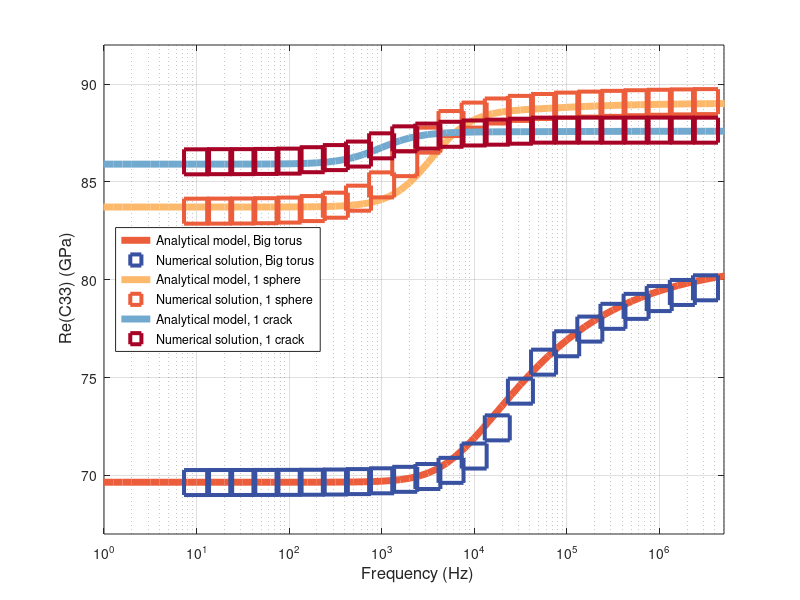
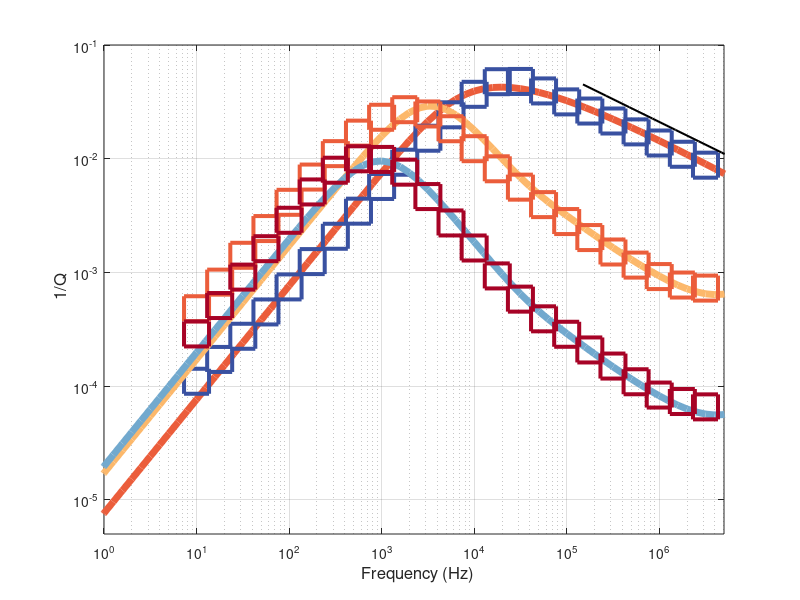

The MATLAB source for these figures, in order:
%%%%%%
% Three_analytical_models: this script can be used to reproduce
% figure 7
% Copyright (C) 2025  Yiwei Chen, Pingchuan Dong and Youheng Zhang

% This is free software: you can redistribute it and/or modify
% it under the terms of the GNU General Public License as published by
% the Free Software Foundation, either version 3 of the License, or
% (at your option) any later version. 

% Please cite us if you use our routine: 
% Yiwei Chen, Pingchuan Dong and Youheng Zhang (2025). 
% An accurate analytical model and application method for squirt flow in anisotropic fractured rocks
% 
clear,clc
%%
%%
%%
%% Analytical model: torus
%%
%%
%%
%% background moduli: (dry) torus in grains. VTI Num 
Cij(1,1) = 87230044269;
Cij(1,2) = 6180414279;
Cij(1,3) = 7068404997;
Cij(2,2) = 87230005255;
Cij(2,3) = 7068426541;
Cij(3,3) = 84040612409;
Cij(4,4) = 38788214253;
Cij(5,5) = 38788240021;
Cij(6,6) = 40421562888;
     for i=1:6
        for j=i:6
      Cij(j,i) = Cij(i,j);
        end
     end
%% moduli: (dry)torus+(dry)crack in grains. VTI Num 
Cij_cr(1,1) = 86959886906;
Cij_cr(1,2) = 5950757722;
Cij_cr(1,3) = 4849479475;
Cij_cr(2,2) = 86957367522;
Cij_cr(2,3) = 4850230042;
Cij_cr(3,3) = 61468382429;
Cij_cr(4,4) = 29247397555;
Cij_cr(5,5) = 29248310700;
Cij_cr(6,6) = 40399653594;
     for i=1:6
        for j=i:6
      Cij_cr(j,i) = Cij_cr(i,j);
        end
     end
%% Zn Zt calculation
Sij     = inv(Cij);
Sij_cr  = inv(Cij_cr);
S_diff  = Sij - Sij_cr;
Z_N     = -S_diff(3,3) ;
Z_T     = -S_diff(4,4);
%%
L                    = 0.2;    % cube length (m)
Volume_L             = L.^3;   % volume (m)
a                    = 0.0005  * 4; % thickness of the crack (cylinder) (m)
b                    = 0.1;    % length of the half crack (m)
Stiff_Pore_volume    = pi*(b/2.5*0.6).^2 * (2*pi*(b + b/2.5*0.6))/4; % torus volume
Compl_pore_Volume    = 1   *  pi*b^2*a/4; % crack volume 
Porosity_Volume      = Stiff_Pore_volume + Compl_pore_Volume; 
Porosity1            = Porosity_Volume./Volume_L;   % total porosity (fraction)
phi_d                = Stiff_Pore_volume./Volume_L; % stiff(torus) porosity (fraction)
phi_c                = Compl_pore_Volume./Volume_L; % crack porosity (fraction)

b                    = 0.1 ;    % length of the half crack (m)
aspect_ratio         = a/(b*2) ; % aspect ratio of the crack (cylinder)
%%
K_g                  = 36.0e9;                   % Grain bulk modulus (Pa)
K_f                  = 4.3e9;                    % fluid bulk modulus (Pa)
eta                  = 1.414;                    % fluid viscosity (Pa * s)
%% validation Zn
Z_Nsat = Z_N./(1 +  Z_N./(phi_c.*(1./(4.3*1e9) - 1./36e9)) );

Cij_cr_Zn = Cij; Sij_cr_Zn=inv(Cij_cr_Zn);
Sij_cr_Zn(3,3) = Sij_cr_Zn(3,3) +1*Z_Nsat + 0*Z_N;
Sij_cr_Zn(4,4) = Sij_cr_Zn(4,4) +Z_T;
Sij_cr_Zn(5,5) = Sij_cr_Zn(5,5) +Z_T;
Cij_cr_Zn_fin  = inv(Sij_cr_Zn);

Leak_Z_N    = 1*(Sij_cr_Zn(3,3) - Sij(3,3));
Z_N         = Z_N - 1*Leak_Z_N;
Sij_b       = inv(Cij); % compliance of background 
%% Numeric
f               = 10.^(-5:0.1:8);  % frequency
w               = 2*pi*f;
%% Physics
ka              = 1./aspect_ratio .*( - 3.*1i.*w.*eta./K_f).^(1./2);
CC              = 2*pi.^2 *(b + b/2.5*0.6).*(b/2.5*0.6).^2/K_f; 
bess1           = besselj(0,(ka));
bess2           = besselj(1,(ka));
K_fSTAR_Mur     = ((1 - 2.*CC.*K_f.*bess2./ ( ((ka.*CC.*K_f).*bess1) + 2*pi*b^2 *a.*bess2  )).*K_f);

ka_low          = 1./aspect_ratio .*( - 3.*1i.*1.*eta./K_f).^(1./2); % ka at omega=1Hz.
K_fSTAR_appr    = K_f * (-(ka_low .^ 2 .* CC ^ 3 .* (ka_low .^ 2 + 6) .* K_f ^ 3) / 0.48e2 -...
    (a .* b .^ 2 * pi * CC .^ 2 .* (ka_low .^ 4 + 24 .* ka_low .^ 2 - 192) .* K_f ^ 2) / 0.192e3 +...
    (2 * CC * K_f * a .^ 2 * b ^ 4 * pi ^ 2) + (a ^ 3 * b ^ 6 * pi ^ 3)) /...
    ((pi * b ^ 2 * a + CC * K_f) .^ 3); % LF asymptot

K_fSTAR_appr    = pi*b^2*a*K_f/(a*b^2*pi + CC*K_f);   % valid for big torus
const           = K_fSTAR_appr;  %15221957.6976328 +      84240.3977312137i       % stiffness of the fluid in the low-frequency limit
C_11            = K_f;                  % high-frequency limit for fluid bulk modulus
C_00            = const;                % low-frequency limit for fluid bulk modulus asymptote

wc              = (4*sqrt(3)*aspect_ratio^2*sqrt(const)*sqrt(K_f))/(3*eta); % omega corresponding to 1/Q max of K_f Stokes eq.
%Ksi             = (128*C_11*aspect_ratio^6*C_00^2)/(27*eta^3*wc^3); % shape parameter for branching function
%taub            = Ksi*3/4/aspect_ratio^2/C_11*eta *1;               % time scale parameter for branching function

%Kf_branch4      = (  (  C_11 - ( (C_11-0*C_00) )./(  1 -Ksi + Ksi.*( 1 + 1i.*w.*taub./(Ksi.^2) ).^0.5  )  )  ); % branching function for Fluid bulk modulus K_f
%Kf_branch       = complex( real(Kf_branch4), imag(Kf_branch4)); % Fluid bulk modulus as a function of frequency
%% SHAPE fctor
cg=C_00; cg1=C_11; cg3=aspect_ratio;cg7=eta; nn=0.45;  cg9=nn;wbr=wc*1.0;
Ksi = (0.3e1 / 0.4e1) * cg7 ./ cg1 ./ (cg3 ^ 2) .* exp((cg9 .* log(wbr) - log(sin(cg9 * pi ./ 0.2e1)) - log(cg1) -...
    0.4e1 .* log(cg3) - log(cg) + log(cg9) + 0.2e1 .* log(cg7) - 0.4e1 .* log(0.2e1) + 0.2e1 .* log(0.3e1) + log(wbr)) ./ (cg9 - 0.1e1));
taub0 = Ksi*3/4/aspect_ratio^2/C_11*eta *nn; 

cg=C_00; cg1=C_11; cg3=aspect_ratio; cg5=eta; cg7=nn; cg9=wc;
Ksi = -0.3e1 / 0.8e1 * (-cg1 + cg) * cg5 * exp((-log(sin(cg7 * pi / 0.2e1)) + 0.2e1 * log(cg1 - cg) + (cg7 + 0.1e1) * log(cg9) - log(cg7) - log(cg) - 0.3e1 * log(cg1) + 0.2e1 * log(cg5) - 0.4e1 * log(cg3) - 0.6e1 * log(0.2e1) + 0.2e1 * log(0.3e1)) / (cg7 - 0.1e1)) / cg1 ^ 2 / cg3 ^ 2 / cg7;

cg=C_00; cg1=C_11; cg3=K_f;cg5=aspect_ratio;cg9=eta;cg11=nn; cg13 = Ksi;
taub = - (  0.3e1 / 0.8e1 * cg9 * cg13 * (cg ^ 2 - 2 * cg * cg3 + cg3 ^ 2) / (cg3 ^ 2) / (cg5 ^ 2) / cg11 / (-cg1 + cg)  );
%tau_sh = -3*(-C_11 + C_00)*eta*Ksi./(8*C_11^2*aspect_ratio.^2*nn);
%%
Kf_branch4      = (  (  C_11 - ( (C_11-0*C_00) )./(  1 -Ksi + Ksi.*( 1 + 1i.*w.*taub./(Ksi.^2) ).^(nn)  )  )  ); %!!!!!!!!!!!!!!!!!!!!!!!!!!!!!!!!!!!!!!!!!!!!!!!!!!
% branching function for Fluid bulk modulus K_f
Kf_branch       = complex( real(Kf_branch4), imag(Kf_branch4)); % Fluid bulk modulus as a function of frequency
%%
Z_N_mf_eval     = Z_N.*phi_c.*( K_g - Kf_branch)./((K_g - Kf_branch ).*phi_c + Kf_branch.*K_g.*Z_N);
Z_N_crack       = complex( real(Z_N_mf_eval), imag(Z_N_mf_eval));

del_Sij_crack   = zeros(6,6,size(w,2)); 
Sij_mf_blue          = zeros(6,6,size(w,2)); 
Cij_final       = zeros(6,6,size(w,2)); 
for nn = 1:size(w,2) % add crack into the saturated model (saturated model = saturated torus in grains)
    del_Sij_crack(3,3,nn)      = Z_N_crack(1,nn)  +  Leak_Z_N;
    del_Sij_crack(4,4,nn)      = Z_T;
    del_Sij_crack(5,5,nn)      = Z_T;
    Sij_mf_blue(:,:,nn)        = Sij_b + (del_Sij_crack(:,:,nn));  
    Cij_final(:,:,nn)          = inv(Sij_mf_blue(:,:,nn));        % Stiffness matrix of the torus analytical model, saturated rock, HTI      
end

%% Fluid saturation of the mod frame using anisotropic Gassmann eq.
Cij_mf_black      = complex(real(Cij_final), imag(Cij_final));
K_star            = zeros(1,1,size(w,2));
for nn = 1:size(w,2)
    for i=1:3
        for j=1:3
            K_star(1,1,nn)  = K_star(1,1,nn) + Cij_mf_black(i,j,nn);
        end
    end
end
K_star      = K_star./9;
alf_i       = zeros(6,1,size(w,2));
for i=1:3
    for nn = 1:size(w,2)
    alf_i(i,1,nn)           = 1 - (Cij_mf_black(i,1,nn) + Cij_mf_black(i,2,nn) + Cij_mf_black(i,3,nn))/3./K_g;
    end
end
alf_j       = zeros(1,6,size(w,2));
for j=1:3
    for nn = 1:size(w,2)
    alf_j(1,j,nn)           = 1 - (Cij_mf_black(1,j,nn) + Cij_mf_black(2,j,nn) + Cij_mf_black(3,j,nn))/3./K_g;
    end
end
for nn = 1:size(w,2)
    M(nn)                   = K_g./((1 - K_star(nn)./K_g) - (phi_d+0*phi_c)*(1 - K_g./K_f));
end
for nn = 1:size(w,2)
    Cij_mf_black(1:6,1:6,nn)= Cij_mf_black(1:6,1:6,nn) + (alf_i(:,:,nn).*alf_j(:,:,nn)).*M(1,nn);
end
Cij_final = complex( real(Cij_mf_black), imag(Cij_mf_black)); % Final stiffness matrix, saturated rock, HTI
%%
%% END OF the torus analytical model
%%
figure(1),clf
Ceff_33_black    = squeeze( Cij_final(3,3,:)    ./10^9); 
plot(f,             real(Ceff_33_black)   ,'-','color',[0.921875000000000,0.363281250000000,0.230468750000000],...
    'LineWidth',5); hold on;

figure(2), clf
plot(f,            imag(Ceff_33_black)./real(Ceff_33_black),'-','color',[0.921875000000000,0.363281250000000,0.230468750000000], ...
    'LineWidth',5); hold on;
%% 

Numerics_C33_tor = [ ...
                 69630856332.146 +      7676985.03989344i; ...
                69632073263.9805 +      11942816.8053862i; ...
                69633659434.2473 +      19098597.7723095i; ...
                69635934627.6087 +      31259389.0635758i; ...
                69639586730.3029 +      51890427.3525852i; ...
                69645931257.2315 +      86665646.2291922i; ...
                69657510128.8093 +      144742588.532453i; ...
                69679077528.7969 +      240702187.032405i; ...
                69719582351.7284 +      397246377.204404i; ...
                 69794794363.774 +      649804295.475527i; ...
                69939028887.8668 +      1058675837.81359i; ...
                70254216910.6059 +      1709126176.76162i; ...
                70986177373.1914 +       2614610794.1676i; ...
                72425950627.9346 +      3443738928.87272i; ...
                  74302859878.12 +      3550990503.01102i; ...
                75786224387.3327 +      2989875489.48735i; ...
                76725839264.4886 +      2424251122.16542i; ...
                77476387249.3163 +      2033776965.95028i; ...
                78128123973.3895 +      1676268811.37579i; ...
                78637432453.7883 +      1353174563.65816i; ...
                79036589442.2584 +        1085801791.054i; ...
                79348131730.8276 +      867946347.555462i; ...
                79586890003.7773 +      697978913.601367i; ...
                79765636809.2162 +       579090091.26814i; ...
                79897049336.4423 +      521053089.511857i; ...
                79994982367.6358 +      543418922.852606i; ...
                80078228785.7404 +      682401711.215658i; ...
                 80182466447.797 +      1000144835.52898i; ...
                80391259058.1397 +      1588020513.54976i; ...
     ];
 
freqOUT_tor = [ ...
                             10; ...
               17.7827941003892; ...
               31.6227766016838; ...
               56.2341325190349; ...
                            100; ...
               177.827941003892; ...
               316.227766016838; ...
               562.341325190349; ...
                           1000; ...
               1778.27941003892; ...
               3162.27766016838; ...
               5623.41325190349; ...
                          10000; ...
               17782.7941003892; ...
               31622.7766016838; ...
               56234.1325190349; ...
                         100000; ...
               177827.941003892; ...
               316227.766016838; ...
               562341.325190349; ...
                        1000000; ...
               1778279.41003892; ...
               3162277.66016838; ...
               5623413.25190349; ...
                       10000000; ...
               17782794.1003892; ...
               31622776.6016838; ...
               56234132.5190349; ...
                      100000000; ...
     ];

SZ = 18;     
figure(1)%,clf
plot(freqOUT_tor(1:end-1),real(Numerics_C33_tor(1:end-1))./10^9,'s','color',[0.222656250000000,0.316406250000000,0.632812500000000],...
    ...
    'MarkerFaceColor','none','MarkerSize',SZ,...
    'LineWidth',2.9); hold on
figure(2)%,clf
plot(freqOUT_tor(1:end-1),imag(Numerics_C33_tor(1:end-1)) ./ real(Numerics_C33_tor(1:end-1)),'s','color',[0.222656250000000,0.316406250000000,0.632812500000000],...
    'MarkerFaceColor','none','MarkerSize',SZ,...
    'LineWidth',2.9); hold on

%%
%%
%%
%% The sphere analytical model: 1 sphere
%%
%%
%%
%% background moduli: (dry) sphere in grains. VTI Num 
Cij(1,1) = 87230044269*0 + 92*1e9;
Cij(1,2) = 6180414279 *0 + 6.66*1e9;
Cij(1,3) = 7068404997 *0 + 6.66*1e9;
Cij(2,2) = 87230005255*0 + 92*1e9;
Cij(2,3) = 7068426541 *0 + 6.66*1e9;
Cij(3,3) = 84040612409*0 + 92*1e9;
Cij(4,4) = 42788214253;
Cij(5,5) = 42788240021;
Cij(6,6) = 42421562888;
     for i=1:6
        for j=i:6
      Cij(j,i) = Cij(i,j);
        end
     end
%% moduli: (dry)sphere+(dry)crack in grains. VTI Num full 
Cij_cr(1,1) = 86959886906*0 + 91.98*1e9;
Cij_cr(1,2) = 5950757722*0 + 5.9*1e9;
Cij_cr(1,3) = 4849479475*0 + 6.62*1e9;
Cij_cr(2,2) = 86957367522*0 + 91.98*1e9;
Cij_cr(2,3) = 4850230042*0 + 6.62*1e9;
Cij_cr(3,3) = 61468382429*0 + 79.04*1e9;
Cij_cr(4,4) = 29247397555;
Cij_cr(5,5) = 29248310700;
Cij_cr(6,6) = 40399653594;
     for i=1:6
        for j=i:6
      Cij_cr(j,i) = Cij_cr(i,j);
        end
     end
%% Zn Zt calculation
Sij     = inv(Cij);
Sij_cr  = inv(Cij_cr);
S_diff  = Sij - Sij_cr;
Z_N     = -S_diff(3,3);
Z_T     = -S_diff(4,4);

Z_N_save = Z_N;
Z_T_save = Z_T;
%%
L                    = 0.2;    % cube length (m)
Volume_L             = 0.2*2 *0.2*2 *0.2;   % volume (m)
a                    = 0.0005  * 4; % thickness of the crack (cylinder) (m)
b                    = 0.1;    % length of the half crack (m)

Stiff_Pore_volume    = 4/3*pi*(b/2)^3  ;
Compl_pore_Volume    = pi*b^2*a; % crack volume 
Porosity_Volume      = Stiff_Pore_volume + Compl_pore_Volume; 
Porosity1            = Porosity_Volume./Volume_L;   % total porosity (fraction)
phi_d                = Stiff_Pore_volume./Volume_L; % stiff(torus) porosity (fraction)
phi_c                = 1*Compl_pore_Volume./Volume_L; % crack porosity (fraction)
b                    = 0.1  ;    % length of the half crack (m)

aspect_ratio         = a/(b*2 ) /2.0;
%%
K_g                  = 36.0e9;       % Grain bulk modulus (Pa)
K_f                  = 4.3e9;        % fluid bulk modulus (Pa)
eta                  = 1.414;        % fluid viscosity (Pa * s)
%% validation Zn
Z_Nsat = Z_N./(1 +  Z_N./(phi_c.*(1./(4.3*1e9) - 1./36e9)) );

Cij_cr_Zn = Cij; Sij_cr_Zn=inv(Cij_cr_Zn);
Sij_cr_Zn(3,3) = Sij_cr_Zn(3,3) +1*Z_Nsat + 0*Z_N;
Sij_cr_Zn(4,4) = Sij_cr_Zn(4,4) +Z_T;
Sij_cr_Zn(5,5) = Sij_cr_Zn(5,5) +Z_T;
Cij_cr_Zn_fin  = inv(Sij_cr_Zn);

Leak_Z_N    = 1*0.5*(Sij_cr_Zn(3,3) - Sij(3,3));
Z_N         = Z_N - 1*Leak_Z_N;
%%
Sij_b           = inv(Cij); % compliance of background 

%% Numeric
f               = 10.^(-5:0.1:8);  % frequency
w               = 2*pi*f;
%% Physics
Gw = 1i.*w*eta;
abL = 1/aspect_ratio .*sqrt(3*Gw ./ (C_11 + 4/3*Gw));
K_layr  = C_11 + 4/3.*Gw - ( C_11 - 2/3.*Gw).^2./(C_11 + 4/3*Gw) .* tanh(abL) ./abL;
Q_layr = imag(K_layr)./real(K_layr);
[max1,max2] = max(Q_layr);
Kf_branch   = K_layr;
%%
Kf_branch = Kf_branch.*1 + 0*4.3*1e9;
Z_N_mf_eval     = Z_N./(1 +  Z_N./(phi_c.*(1./Kf_branch - 1./36e9)) ); %1./K_g  K_starNew
Z_N_crack       = complex( real(Z_N_mf_eval), imag(Z_N_mf_eval));

del_Sij_crack   = zeros(6,6,size(w,2)); 
Sij_mf_blue     = zeros(6,6,size(w,2)); 
Cij_final       = zeros(6,6,size(w,2)); 
for nn = 1:size(w,2) % add crack into the saturated model (saturated model = saturated sphere in grains)
    del_Sij_crack(3,3,nn)      = Z_N_crack(1,nn)  +  Leak_Z_N;
    del_Sij_crack(4,4,nn)      = Z_T;
    del_Sij_crack(5,5,nn)      = Z_T;
    Sij_mf_blue(:,:,nn)        = Sij_b + (del_Sij_crack(:,:,nn));  
    Cij_final(:,:,nn)          = inv(Sij_mf_blue(:,:,nn));        % Stiffness matrix of the sphere analytical model, saturated rock, HTI      
end
%% Fluid saturation of the mod frame using anisotropic Gassmann eq.
Cij_mf_black      = complex(real(Cij_final), imag(Cij_final));
K_star            = zeros(1,1,size(w,2));
for nn = 1:size(w,2)
    for i=1:3
        for j=1:3
            K_star(1,1,nn)  = K_star(1,1,nn) + Cij_mf_black(i,j,nn);
        end
    end
end
K_star      = K_star./9;
alf_i       = zeros(6,1,size(w,2));
for i=1:3
    for nn = 1:size(w,2)
    alf_i(i,1,nn)           = 1 - (Cij_mf_black(i,1,nn) + Cij_mf_black(i,2,nn) + Cij_mf_black(i,3,nn))/3./K_g;
    end
end
alf_j       = zeros(1,6,size(w,2));
for j=1:3
    for nn = 1:size(w,2)
    alf_j(1,j,nn)           = 1 - (Cij_mf_black(1,j,nn) + Cij_mf_black(2,j,nn) + Cij_mf_black(3,j,nn))/3./K_g;
    end
end
for nn = 1:size(w,2)
    M(nn)                   = K_g./((1 - K_star(nn)./K_g) - (phi_d+0*phi_c)*(1 - K_g./K_f));
end
for nn = 1:size(w,2)
    Cij_mf_black(1:6,1:6,nn)= Cij_mf_black(1:6,1:6,nn) + (alf_i(:,:,nn).*alf_j(:,:,nn)).*M(1,nn);
end
Cij_final = complex( real(Cij_mf_black), imag(Cij_mf_black)); % Final stiffness matrix, saturated rock, HTI
%%
%% END OF the sphere analytical model
%%
figure(1)%,clf
Ceff_33_black    = squeeze( Cij_final(3,3,:)    ./10^9); 
plot(f,             real(Ceff_33_black)   ,'-','color',[0.988281250000000,0.722656250000000,0.417968750000000],...
    'LineWidth',5); hold on;

figure(2)%, clf
plot(f,            imag(Ceff_33_black)./real(Ceff_33_black)*1.0,'-','color',[0.988281250000000,0.722656250000000,0.417968750000000],...
    'LineWidth',5); hold on;
%% Numerical solution; 1 sphere
Numerics_C33_1ball = [ ...
                83504350913.4802 +      39995269.7538538i; ...
                83507383241.9635 +      68556577.2318278i; ...
                83513584399.8542 +      118071019.322557i; ...
                83527579429.6496 +      202916820.164106i; ...
                83560372952.4877 +      345443280.658381i; ...
                83637221719.4238 +      576591123.220246i; ...
                 83809806862.531 +      928408330.45429i; ...
                84168218040.1114 +      1412349789.06946i; ...
                84849288471.6974 +      1963444008.21717i; ...
                85935052920.3421 +      2318113835.04279i; ...
                87136632144.6463 +      2155509369.78648i; ...
                87984739558.8995 +      1614015325.8535i; ...
                88416006277.5426 +      1082868820.33454i; ...
                88626256873.3499 +      722466324.667097i; ...
                88759107058.9091 +      498774453.297965i; ...
                88856380871.2203 +      350583307.825787i; ...
                88926960708.6066 +      248996999.113108i; ...
                88977901033.7602 +      180139801.810242i; ...
                89016964796.8729 +      134524802.268338i; ...
                89048259535.2811 +      103222195.815278i; ...
                89072678325.5885 +      81838434.3480703i; ...
                89091446782.2818 +      68957551.584513i; ...
                89105650657.4134 +      64838705.8383689i; ...
                89116292979.0515 +      71923639.3430778i; ...
                89124634035.4752 +      95713053.1190183i; ...
                89132861608.4126 +      146598760.257286i; ...
                89146180446.5334 +      243146262.374364i; ...
                89179215976.5726 +      416679876.076046i; ...
                89273766164.6718 +      712501282.35376i; ...
     ];



freqOUT_1ball = [ ...
                             10; ...
               17.7827941003892; ...
               31.6227766016838; ...
               56.2341325190349; ...
                            100; ...
               177.827941003892; ...
               316.227766016838; ...
               562.341325190349; ...
                           1000; ...
               1778.27941003892; ...
               3162.27766016838; ...
               5623.41325190349; ...
                          10000; ...
               17782.7941003892; ...
               31622.7766016838; ...
               56234.1325190349; ...
                         100000; ...
               177827.941003892; ...
               316227.766016838; ...
               562341.325190349; ...
                        1000000; ...
               1778279.41003892; ...
               3162277.66016838; ...
               5623413.25190349; ...
                       10000000; ...
               17782794.1003892; ...
               31622776.6016838; ...
               56234132.5190349; ...
                      100000000; ...
     ];

figure(1)
plot(freqOUT_1ball(1:end-1),real(Numerics_C33_1ball(1:end-1))./10^9,'s','color',[0.921875000000000,0.363281250000000,0.230468750000000],...
    'MarkerFaceColor','none','MarkerSize',SZ,...
    'LineWidth',2.9); hold on


figure(2)
plot(freqOUT_1ball(1:end-1),imag(Numerics_C33_1ball(1:end-1)) ./ real(Numerics_C33_1ball(1:end-1)),...
    's','color',[0.921875000000000,0.363281250000000,0.230468750000000],...
    'MarkerFaceColor','none','MarkerSize',SZ,...
    'LineWidth',2.9); hold on


%%
%%
%%
%% Present analytical model: 2 cracks
%% 
%%
%%
%% background moduli: (dry) stiff crack in grains. VTI Num
Cij(1,1) = 87230044269*0 + 92380000000;
Cij(1,2) = 6180414279 *0 + 6524000000;
Cij(1,3) = 7068404997 *0 + 5994000000;
Cij(2,2) = 87230005255*0 + 92380000000;
Cij(2,3) = 7068426541 *0 + 5994000000;
Cij(3,3) = 84040612409*0 + 81084000000;
Cij(4,4) = 38904000000;
Cij(5,5) = 38904000000;
Cij(6,6) = 42928000000;
     for i=1:6
        for j=i:6
      Cij(j,i) = Cij(i,j);
        end
     end
%% moduli: (dry) stiff crack + (dry) compliant crack in grains. VTI Num
Cij_cr(1,1) = 86959886906*0 + 92164000000;
Cij_cr(1,2) = 5950757722*0 + 6460000000;
Cij_cr(1,3) = 4849479475*0 + 5060000000;
Cij_cr(2,2) = 86957367522*0 + 92164000000;
Cij_cr(2,3) = 4850230042*0 + 5060000000;
Cij_cr(3,3) = 61468382429*0 + 68086000000;
Cij_cr(4,4) = 34766000000;
Cij_cr(5,5) = 34766000000;
Cij_cr(6,6) = 42852000000;
     for i=1:6
        for j=i:6
      Cij_cr(j,i) = Cij_cr(i,j);
        end
     end
%% Zn Zt calculation
Sij     = inv(Cij);
Sij_cr  = inv(Cij_cr);
S_diff  = Sij - Sij_cr;
Z_N     = -S_diff(3,3);
Z_T     = -S_diff(4,4);

Z_N_save = Z_N;
Z_T_save = Z_T;
%%
L                    = 0.2;    % cube length (m)
Volume_L             = 0.2*2 *0.2*2 *0.2;   % volume (m)
a                    = 0.0005  * 4; % thickness of the crack (cylinder) (m)
b                    = 0.1;    % length of the half crack (m)

h                    =0.02; % thickness of the stiff pore (cylinder) (m)
Stiff_Pore_volume    = 1   *  pi*b^2*h/4;

Compl_pore_Volume    =   pi*b^2*a/4; % crack volume 
Porosity_Volume      = Stiff_Pore_volume + Compl_pore_Volume; 
Porosity1            = Porosity_Volume./Volume_L;   % total porosity (fraction)
phi_d                = Stiff_Pore_volume./Volume_L; % stiff(torus) porosity (fraction)
phi_c                = 1*Compl_pore_Volume./Volume_L; % crack porosity (fraction)

aspect_ratio         = a/(b*2 ) /2.0;
%%
K_g                  = 36.0e9;         % Grain bulk modulus (Pa)
K_f                  = 4.3e9;          % fluid bulk modulus (Pa)
eta                  = 1.414;          % fluid viscosity (Pa * s)
%% validation Zn
Z_Nsat = Z_N./(1 +  Z_N./(phi_c.*(1./(4.3*1e9) - 1./36e9)) );

Cij_cr_Zn = Cij; Sij_cr_Zn=inv(Cij_cr_Zn);
Sij_cr_Zn(3,3) = Sij_cr_Zn(3,3) +1*Z_Nsat + 0*Z_N;
Sij_cr_Zn(4,4) = Sij_cr_Zn(4,4) +Z_T;
Sij_cr_Zn(5,5) = Sij_cr_Zn(5,5) +Z_T;
Cij_cr_Zn_fin  = inv(Sij_cr_Zn);

Leak_Z_N    = 2*0.5*(Sij_cr_Zn(3,3) - Sij(3,3));
Z_N         = Z_N - 1*Leak_Z_N;
%%
Sij_b           = inv(Cij); % compliance of background 
%% Numeric
f               = 10.^(-5:0.1:8);  % frequency
w               = 2*pi*f;
%% Physics
Gw = 1i.*w*eta;
abL = 1/aspect_ratio .*sqrt(3*Gw ./ (K_f + 4/3*Gw));
K_layr  = K_f + 4/3.*Gw - ( K_f - 2/3.*Gw).^2./(K_f + 4/3*Gw) .* tanh(abL) ./abL;
Q_layr = imag(K_layr)./real(K_layr);
%[max1,max2] = max(Q_layr);

Kf_branch = K_layr;
%%
Kf_branch = Kf_branch.*1 + 0*4.3*1e9;
Z_N_mf_eval     = Z_N./(1 +  Z_N./(phi_c.*(1./Kf_branch - 1./36e9)) ); %1./K_g  K_starNew
Z_N_crack       = complex( real(Z_N_mf_eval), imag(Z_N_mf_eval));

del_Sij_crack   = zeros(6,6,size(w,2)); 
Sij_mf_blue          = zeros(6,6,size(w,2)); 
Cij_final       = zeros(6,6,size(w,2)); 
for nn = 1:size(w,2) % add crack into the saturated model (saturated model = saturated stiff crack in grains)
    del_Sij_crack(3,3,nn)      = Z_N_crack(1,nn)  +  Leak_Z_N;
    del_Sij_crack(4,4,nn)      = Z_T;
    del_Sij_crack(5,5,nn)      = Z_T;
    Sij_mf_blue(:,:,nn)        = Sij_b + (del_Sij_crack(:,:,nn));  
    Cij_final(:,:,nn)          = inv(Sij_mf_blue(:,:,nn));        % Stiffness matrix of the present analytical model, saturated rock, HTI      
end
%% Fluid saturation of the mod frame using anisotropic Gassmann eq.
Cij_mf_black      = complex(real(Cij_final), imag(Cij_final));
K_star            = zeros(1,1,size(w,2));
for nn = 1:size(w,2)
    for i=1:3
        for j=1:3
            K_star(1,1,nn)  = K_star(1,1,nn) + Cij_mf_black(i,j,nn);
        end
    end
end
K_star      = K_star./9;
alf_i       = zeros(6,1,size(w,2));
for i=1:3
    for nn = 1:size(w,2)
    alf_i(i,1,nn)           = 1 - (Cij_mf_black(i,1,nn) + Cij_mf_black(i,2,nn) + Cij_mf_black(i,3,nn))/3./K_g;
    end
end
alf_j       = zeros(1,6,size(w,2));
for j=1:3
    for nn = 1:size(w,2)
    alf_j(1,j,nn)           = 1 - (Cij_mf_black(1,j,nn) + Cij_mf_black(2,j,nn) + Cij_mf_black(3,j,nn))/3./K_g;
    end
end
for nn = 1:size(w,2)
    M(nn)                   = K_g./((1 - K_star(nn)./K_g) - (phi_d+0*phi_c)*(1 - K_g./K_f));
end
for nn = 1:size(w,2)
    Cij_mf_black(1:6,1:6,nn)= Cij_mf_black(1:6,1:6,nn) + (alf_i(:,:,nn).*alf_j(:,:,nn)).*M(1,nn);
end
Cij_final = complex( real(Cij_mf_black), imag(Cij_mf_black)); % Final stiffness matrix, saturated rock, HTI
%%
%% END OF Present analytical model: stiff crack
%%
figure(1)
Ceff_33_black    = squeeze( Cij_final(3,3,:)    ./10^9);
plot(f,             real(Ceff_33_black)   ,'-','color',[0.445312500000000,0.664062500000000,0.808593750000000],...
    'LineWidth',5); hold on;

figure(2)
plot(f,            imag(Ceff_33_black)./real(Ceff_33_black),'-','color',[0.445312500000000,0.664062500000000,0.808593750000000],...
    'LineWidth',5); hold on;
%% Numerical solution; stiff crack
Numerics_C33_1ball = [
    86027365873.1785+24725673.54048i ; ...
86035473475.3765+43969126.75122i ; ...
86037346546.7684+78189359.74179i ; ...
86047685677.4699+139042525.78788i ; ...
86063457567.5722+247256465.42949i ; ...
86135767564.2943+439248743.58585i ; ...
86244234344.3791+682893575.91972i ; ...
86424637457.8562+862425259.94922i ; ...
86845475735.1326+855564608.69649i ; ...
87201829345.5479+663911312.93157i ; ...
87343163436.5982+405693556.49625i ; ...
87435876946.2257+237948736.22685i ; ...
87502575675.4324+143428262.55747i ; ...
87542893475.2852+81488277.70182i ; ...
87592897468.6481+50963561.54472i ; ...
87647812359.1534+34221210.49545i ; ...
87648273469.3544+25030544.73711i ; ...
87648476893.359+18218116.07319i ; ...
87645865948.4463+13149527.72034i ; ...
87647832178.2786+9565209.47712i ; ...
87649046231.4706+7308063.06285i ; ...
87647895829.4269+6413813.53041i ; ...
87645742459.2876+5752720.86807i ; ...
87641878956.3809+6427409.48256i ; ...
87643241740.5587+8063309.87814i ; ...
87645632897.2199+12034330.69245i ; ...
87644533895.1762+20273506.62942i ; ...
87643547155.2263+33446735.96715i ; ...
87649964562.5792+49624359.33015i ; ...

];

freqOUT_1ball = [ ...
                             10; ...
               17.7827941003892; ...
               31.6227766016838; ...
               56.2341325190349; ...
                            100; ...
               177.827941003892; ...
               316.227766016838; ...
               562.341325190349; ...
                           1000; ...
               1778.27941003892; ...
               3162.27766016838; ...
               5623.41325190349; ...
                          10000; ...
               17782.7941003892; ...
               31622.7766016838; ...
               56234.1325190349; ...
                         100000; ...
               177827.941003892; ...
               316227.766016838; ...
               562341.325190349; ...
                        1000000; ...
               1778279.41003892; ...
               3162277.66016838; ...
               5623413.25190349; ...
                       10000000; ...
               17782794.1003892; ...
               31622776.6016838; ...
               56234132.5190349; ...
                      100000000; ...
     ];

figure(1)
plot(freqOUT_1ball(1:end-1),real(Numerics_C33_1ball(1:end-1))./10^9,'s','color',[0.656250000000000,0.011718750000000,0.148437500000000],...
    'MarkerFaceColor','none','MarkerSize',SZ,...
    'LineWidth',2.9); hold on
set(gca, 'XScale', 'log') ; grid on; 
xlim([1 10^6.7]);ylim([67 92]); 

 legend('Analytical model, Big torus','Numerical solution, Big torus',...
     'Analytical model, 1 sphere','Numerical solution, 1 sphere',...
          'Analytical model, 1 crack','Numerical solution, 1 crack','Location','west');
 
xlabel('  Frequency (Hz)','fontsize',12); ylabel(' Re(C33) (GPa)','fontsize',12);
x_range = [1e0 1e1 1e2 1e3 1e4 1e5 1e6];
set(gca,'xtick',x_range);

figure(2)
plot(freqOUT_1ball(1:end-1),imag(Numerics_C33_1ball(1:end-1)) ./ real(Numerics_C33_1ball(1:end-1)),...
    's','color',[0.656250000000000,0.011718750000000,0.148437500000000],...
    'MarkerFaceColor','none','MarkerSize',SZ,...
    'LineWidth',2.9); hold on
set(gca, 'XScale', 'log') ; grid on; 
set(gca, 'YScale', 'log') ; 
xlim([1 10^6.7]); ylim([5e-6 1e-1]);
    xlabel('  Frequency (Hz)','fontsize',12); ylabel('  1/Q','fontsize',12); hold on;
x_range = [1e-1 1e0 1e1 1e2 1e3 1e4 1e5 1e6];
set(gca,'xtick',x_range); 
%% The high-frequency asymptote
plot(freqOUT_1ball(17:end-0)*1.5,4.5*1./(freqOUT_1ball(17:end-0).^(4/10) ) ,'-','color',[0 0 0],...
    'LineWidth',1.5); hold on; 